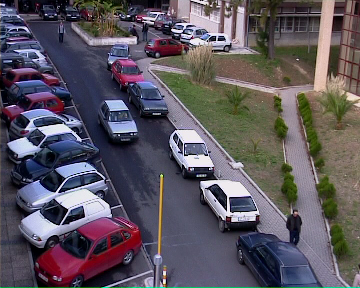
%> input picture MATERIAL/database/ped7c1352.tif, 360 x 288 px
$ octave eighth_exercise.m   (GNU Octave 9; MATLAB toolbox functions it lacks are replaced by stand-ins)
%> lines starting %> are read from the running program, lines starting %| are printed output that depends on the picture
clear all;

N = 100;

img1 = imread('ped7c1352.tif');
%> img1 is the input picture: size 288x360x3 uint8; mean R, G, B 91.9, 86, 95.2
%figure, imshow(img1);

[rows cols dummy] = size(img1);
%> rows = 288; cols = 360; dummy = 3

npixels = rows*cols;
%> npixels = 103680

hr = imhist(img1(:,:,1),N)/npixels;
%> hr = 100 values, max 0.0293 at index 34, min 9.65e-06 at index 99, mean 0.01
hg = imhist(img1(:,:,2),N)/npixels;
%> hg = 100 values, max 0.0329 at index 34, min 9.65e-06 at index 97, mean 0.01
hb = imhist(img1(:,:,3),N)/npixels;
%> hb = 100 values, max 0.0341 at index 31, min 0.000858 at index 99, mean 0.01

hist = [hr' hg' hb']
%> hist = 300 values, max 0.0341 at index 231, min 9.65e-06 at index 99, mean 0.01
figure, bar(hist);
%> after `bar(hist)`:
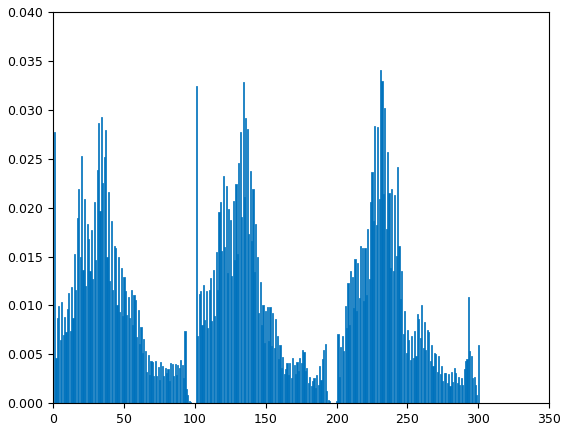
%> figure redrawn from the program's plot data; tallest bar 0.0341 high, from x = 230.6 to 231.4

% 2nd image
img2 = imread('ped7c1350.tif');
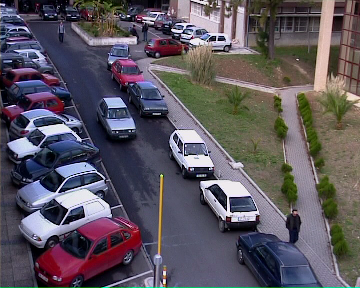
%> input picture MATERIAL/database/ped7c1350.tif, 360 x 288 px
%> img2 is the input picture: size 288x360x3 uint8; mean R, G, B 91.8, 85.9, 95.2
%figure, imshow(img2);

[rows cols dummy] = size(img2);

npixels = rows*cols;

hr = imhist(img2(:,:,1),N)/npixels;
%> hr = 100 values, max 0.0291 at index 34, min 3.86e-05 at index 99, mean 0.01
hg = imhist(img2(:,:,2),N)/npixels;
%> hg = 100 values, max 0.0319 at index 1, min 0 at index 99, mean 0.01
hb = imhist(img2(:,:,3),N)/npixels;
%> hb = 100 values, max 0.0341 at index 32, min 0.00108 at index 99, mean 0.01

hist2 = [hr' hg' hb']
%> hist2 = 300 values, max 0.0341 at index 232, min 0 at index 199, mean 0.01
figure, bar(hist2);

%taiga
img3 = imread('Tiger2.jpg');
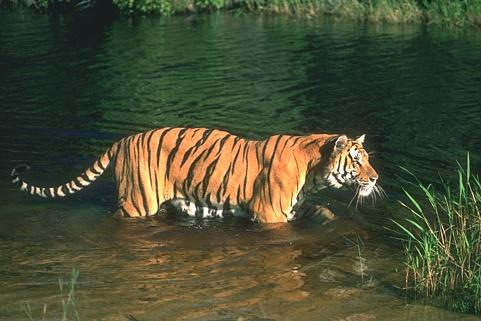
%> input picture MATERIAL/database/Tiger2.jpg, 481 x 321 px
%> img3 is the input picture: size 321x481x3 uint8; mean R, G, B 73, 76.9, 51.8
%figure, imshow(img3);

[rows cols dummy] = size(img3);
%> rows = 321; cols = 481

npixels = rows*cols;
%> npixels = 154401

hr = imhist(img3(:,:,1),N)/npixels;
%> hr = 100 values, max 0.067 at index 10, min 6.48e-05 at index 1, mean 0.01
hg = imhist(img3(:,:,2),N)/npixels;
%> hg = 100 values, max 0.049 at index 18, min 0 at index 1, mean 0.01
hb = imhist(img3(:,:,3),N)/npixels;
%> hb = 100 values, max 0.0837 at index 15, min 6.48e-06 at index 99, mean 0.01

hist3 = [hr' hg' hb']
%> hist3 = 300 values, max 0.0837 at index 215, min 0 at index 101, mean 0.01
figure, bar(hist3);
%> after `bar(hist3)`:
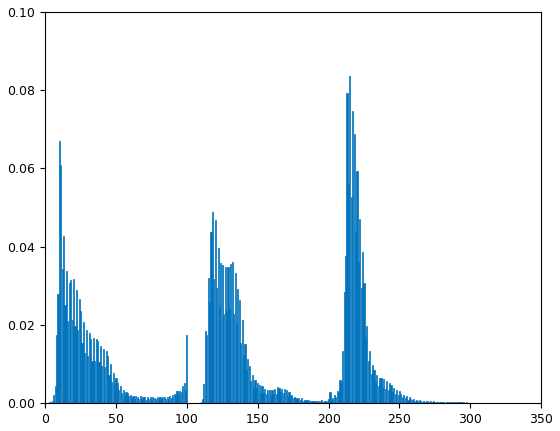
%> figure redrawn from the program's plot data; tallest bar 0.0837 high, from x = 214.6 to 215.4

%%%%%%%%%%%%%%%%%%%%%%%%%

%match operation
d12 = sum(abs(hist-hist2))/length(hist);
%> d12 = 0.000323
d13 = sum(abs(hist-hist3))/length(hist);
%> d13 = 0.00796

figure, bar(d12);
%> after `bar(d12)`:
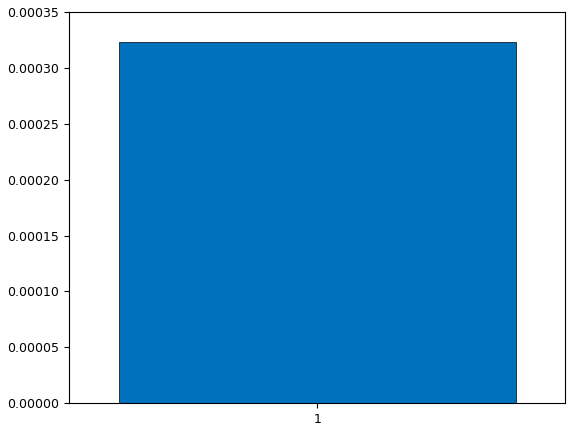
%> figure redrawn from the program's plot data
figure, bar(d13);
%> after `bar(d13)`:
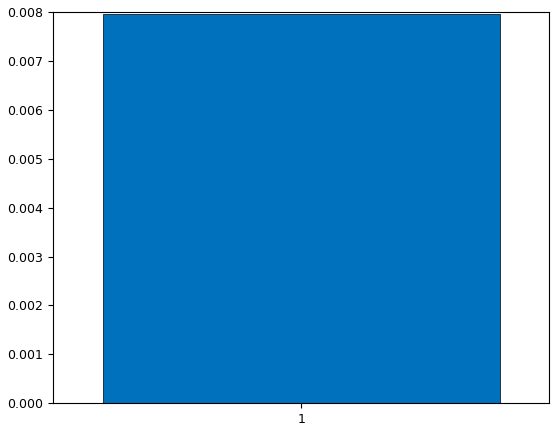
%> figure redrawn from the program's plot data
